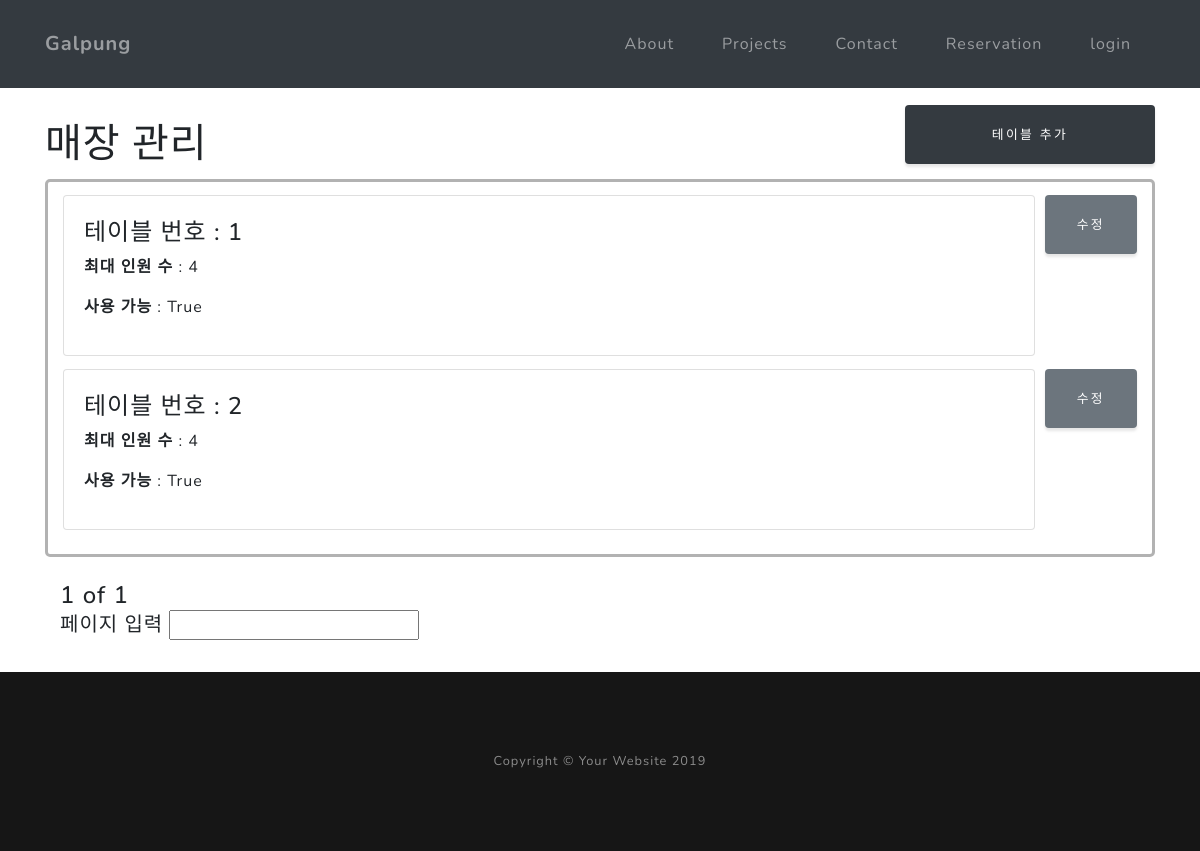
Page /manager/page/restaurant/ on the committed database.
### manager/models.py (models this page shows, shortened)
class Table(models.Model):
    table_num = models.IntegerField(blank = False)
    table_name= models.CharField(max_length = 15, default = "??번 테이블")
    max = models.IntegerField(default = 4)    #최대 수용인원
    able = models.BooleanField(default=True) # 사용 가능한 테이블인지 (예약되어 있어 사용불가능한 것이 아니고 망가진것)

### manager/views.py (the view)
# urls.py: path('restaurant/', views.m_restaurant, name = 'm_restaurant'),
def m_restaurant(request):
    list = Table.objects
    list_all = Table.objects.all().order_by('table_num')
    paginator = Paginator(list_all,6)
    page1 = request.GET.get('page')
    posts = paginator.get_page(page1)
    return render(request, 'manager/restaurant.html', {'list':list , 'posts':posts})

### manager/templates/manager/restaurant.html (shortened to what this page needs)
{% extends 'main/layout.html' %} {% block header %}
<div class="container">
    <br>
    <br>
    <br>
    <br>
    <br>
    <div class="top" style="display: flex; justify-content: space-between;">
        <h1>매장 관리</h1>
        <a class="btn btn-dark" href="{% url 'table_add' %}" role="button" style="width : 250px; transform: translateY(-15px);">테이블 추가</a>
    </div>
    <div class="container" style="border: 3px solid rgba(0, 0, 0, 0.3); border-radius : 5px; position : relative">
        {%for list in posts %}
        <div class="del" style="float : right; margin: 13px 0; margin-left: 10px">
            <a href="{% url 'r_edit' list.id%}">
                <button type="button" class="btn btn-secondary">수정</button>
            </a>
        </div>
        <div class="list">
            <div class="card" style="margin-top : 13px;">
                <div class="card-body" style="padding-top : 12px; margin-top : 10px;">
                    <h4>테이블 번호 : {{ list.table_num }}</h4>
                    <p>
                        <b>최대 인원 수</b> : {{ list.max }}
                    </p>
                    <p>
                        <b>사용 가능</b> : {{ list.able }}
                    </p>
                </div>
            </div>
        </div>
        {%endfor%}
        <br>
    </div>
    <br>
    <div class="page">
        <div class="container" style="">
            <h4 style="">
                <span>{{posts.number}}</span>
                <span> of </span>
                <span>{{posts.paginator.num_pages}}</span>
                <br>
                <form action="{%url 'getpage' %}">
                    <h5>페이지 입력
                        <input type='number' name='pagenum'>
                    </h5>
                </form>
            </h4>
        </div>
    </div>
</div>
<br> {% endblock %}

### main/static/main/css/grayscale.css (style rules this page uses)
.btn { box-shadow: 0 0.1875rem 0.1875rem 0 rgba(0, 0, 0, 0.1) !important; padding: 1.25rem 2rem; font-family: 'Varela Round'; font-size: 80%; text-transform: uppercase; letter-spacing: .15rem; border: 0; }
body { font-family: 'Nunito'; letter-spacing: 0.0625em; }
a { color: #64a19d; }

### rows in the picture
Table: table_num "1", max "4", able "True"
Table: table_num "2", max "4", able "True"

### other values in the picture
{{ posts.number }} "1"
{{ posts.paginator.num_pages }} "1"
